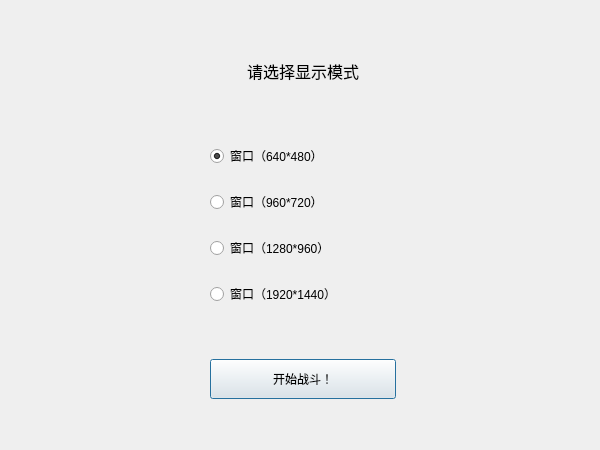
<?xml version="1.0" encoding="UTF-8"?>
<ui version="4.0">
 <class>ConfigDlg</class>
 <widget class="QDialog" name="ConfigDlg">
  <property name="windowModality">
   <enum>Qt::NonModal</enum>
  </property>
  <property name="enabled">
   <bool>true</bool>
  </property>
  <property name="geometry">
   <rect>
    <x>0</x>
    <y>0</y>
    <width>600</width>
    <height>450</height>
   </rect>
  </property>
  <property name="sizePolicy">
   <sizepolicy hsizetype="Fixed" vsizetype="Fixed">
    <horstretch>0</horstretch>
    <verstretch>0</verstretch>
   </sizepolicy>
  </property>
  <property name="minimumSize">
   <size>
    <width>600</width>
    <height>450</height>
   </size>
  </property>
  <property name="maximumSize">
   <size>
    <width>600</width>
    <height>450</height>
   </size>
  </property>
  <property name="focusPolicy">
   <enum>Qt::TabFocus</enum>
  </property>
  <property name="windowTitle">
   <string>夺蛋录</string>
  </property>
  <property name="whatsThis">
   <string/>
  </property>
  <layout class="QFormLayout" name="formLayout">
   <item row="0" column="1">
    <layout class="QGridLayout" name="gridLayout">
     <item row="2" column="0" colspan="3">
      <widget class="QLabel" name="label">
       <property name="sizePolicy">
        <sizepolicy hsizetype="Expanding" vsizetype="Expanding">
         <horstretch>0</horstretch>
         <verstretch>0</verstretch>
        </sizepolicy>
       </property>
       <property name="font">
        <font>
         <pointsize>12</pointsize>
        </font>
       </property>
       <property name="text">
        <string>请选择显示模式</string>
       </property>
       <property name="alignment">
        <set>Qt::AlignCenter</set>
       </property>
      </widget>
     </item>
     <item row="9" column="2">
      <spacer name="horizontalSpacer_2">
       <property name="orientation">
        <enum>Qt::Horizontal</enum>
       </property>
       <property name="sizeType">
        <enum>QSizePolicy::Expanding</enum>
       </property>
       <property name="sizeHint" stdset="0">
        <size>
         <width>40</width>
         <height>20</height>
        </size>
       </property>
      </spacer>
     </item>
     <item row="4" column="1">
      <widget class="QRadioButton" name="radioButton_2">
       <property name="sizePolicy">
        <sizepolicy hsizetype="Expanding" vsizetype="Expanding">
         <horstretch>0</horstretch>
         <verstretch>0</verstretch>
        </sizepolicy>
       </property>
       <property name="text">
        <string>窗口（640*480）</string>
       </property>
       <property name="checked">
        <bool>true</bool>
       </property>
      </widget>
     </item>
     <item row="3" column="0" colspan="3">
      <spacer name="verticalSpacer_2">
       <property name="orientation">
        <enum>Qt::Vertical</enum>
       </property>
       <property name="sizeHint" stdset="0">
        <size>
         <width>20</width>
         <height>15</height>
        </size>
       </property>
      </spacer>
     </item>
     <item row="9" column="1">
      <widget class="QPushButton" name="pushButton">
       <property name="sizePolicy">
        <sizepolicy hsizetype="Expanding" vsizetype="Expanding">
         <horstretch>0</horstretch>
         <verstretch>0</verstretch>
        </sizepolicy>
       </property>
       <property name="text">
        <string>开始战斗！</string>
       </property>
      </widget>
     </item>
     <item row="9" column="0">
      <spacer name="horizontalSpacer">
       <property name="orientation">
        <enum>Qt::Horizontal</enum>
       </property>
       <property name="sizeType">
        <enum>QSizePolicy::Expanding</enum>
       </property>
       <property name="sizeHint" stdset="0">
        <size>
         <width>40</width>
         <height>20</height>
        </size>
       </property>
      </spacer>
     </item>
     <item row="8" column="0" colspan="3">
      <spacer name="verticalSpacer">
       <property name="orientation">
        <enum>Qt::Vertical</enum>
       </property>
       <property name="sizeType">
        <enum>QSizePolicy::Expanding</enum>
       </property>
       <property name="sizeHint" stdset="0">
        <size>
         <width>20</width>
         <height>15</height>
        </size>
       </property>
      </spacer>
     </item>
     <item row="7" column="1">
      <widget class="QRadioButton" name="radioButton_5">
       <property name="sizePolicy">
        <sizepolicy hsizetype="Expanding" vsizetype="Expanding">
         <horstretch>0</horstretch>
         <verstretch>0</verstretch>
        </sizepolicy>
       </property>
       <property name="text">
        <string>窗口（1920*1440）</string>
       </property>
      </widget>
     </item>
     <item row="10" column="0" colspan="3">
      <spacer name="verticalSpacer_3">
       <property name="orientation">
        <enum>Qt::Vertical</enum>
       </property>
       <property name="sizeHint" stdset="0">
        <size>
         <width>20</width>
         <height>20</height>
        </size>
       </property>
      </spacer>
     </item>
     <item row="6" column="1">
      <widget class="QRadioButton" name="radioButton_4">
       <property name="sizePolicy">
        <sizepolicy hsizetype="Expanding" vsizetype="Expanding">
         <horstretch>0</horstretch>
         <verstretch>0</verstretch>
        </sizepolicy>
       </property>
       <property name="text">
        <string>窗口（1280*960）</string>
       </property>
      </widget>
     </item>
     <item row="5" column="1">
      <widget class="QRadioButton" name="radioButton_3">
       <property name="sizePolicy">
        <sizepolicy hsizetype="Expanding" vsizetype="Expanding">
         <horstretch>0</horstretch>
         <verstretch>0</verstretch>
        </sizepolicy>
       </property>
       <property name="text">
        <string>窗口（960*720）</string>
       </property>
      </widget>
     </item>
     <item row="1" column="0" colspan="3">
      <spacer name="verticalSpacer_5">
       <property name="orientation">
        <enum>Qt::Vertical</enum>
       </property>
       <property name="sizeHint" stdset="0">
        <size>
         <width>20</width>
         <height>20</height>
        </size>
       </property>
      </spacer>
     </item>
    </layout>
   </item>
  </layout>
 </widget>
 <tabstops>
  <tabstop>radioButton_2</tabstop>
  <tabstop>radioButton_3</tabstop>
  <tabstop>radioButton_4</tabstop>
  <tabstop>radioButton_5</tabstop>
  <tabstop>pushButton</tabstop>
 </tabstops>
 <resources/>
 <connections/>
</ui>
